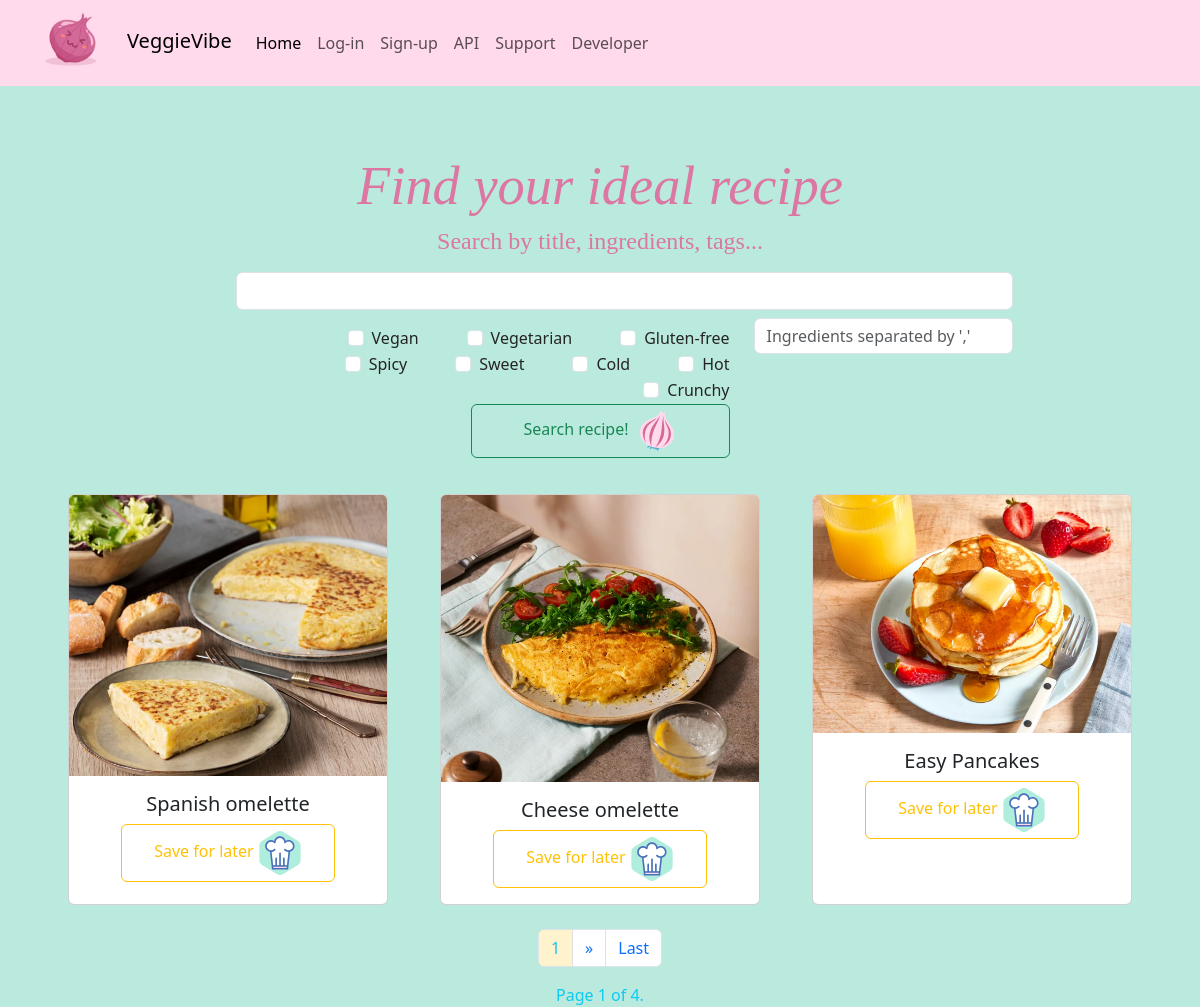
The app's page /, older data.
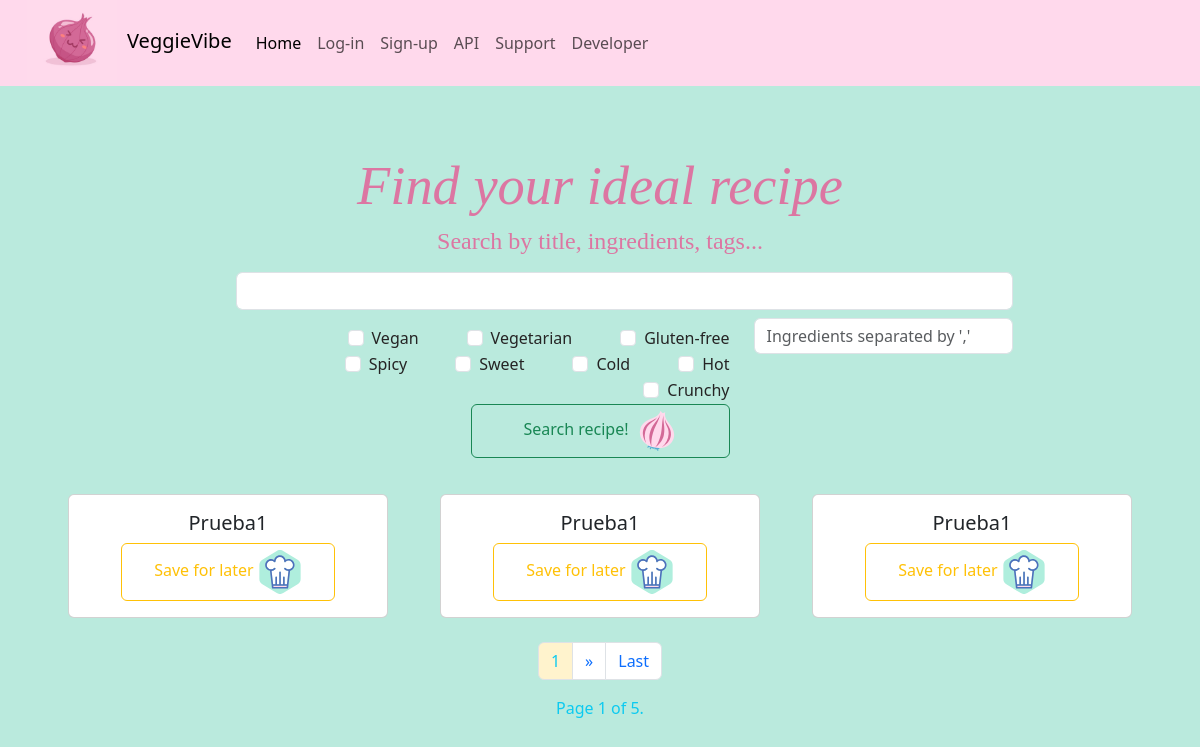
The same page, newer data.
### recipes/models.py (models this page shows, shortened)
class Tag(models.Model):
    name = models.CharField(max_length=50)

class Recipe(models.Model):
    title = models.CharField(max_length=100)
    description = models.TextField()
    ingredients = models.TextField()
    steps = models.TextField()
    tags = models.ManyToManyField('Tag', related_name='recipes', blank=True)
    image = models.ImageField(upload_to='recipes/static/recipes/images',default='recipes/static/recipes/images/general/onion_sad.jfif', blank=True)
    creator = models.ForeignKey(get_user_model(), on_delete=models.CASCADE, related_name='created_recipes')
    created_at = models.DateTimeField(auto_now_add=True)

### recipes/views.py (the view)
# urls.py: path("", views.RecipeListView.as_view(), name="recipe_list"),
class RecipeListView(generic.ListView):
    model = Recipe
    paginate_by = 3
    context_object_name = "recipes"  # your own name for the list as a template variable, default is object_list and you can use both
    def get_context_data(self, **kwargs):
        context = super().get_context_data(**kwargs)
        context["tags"] = Tag.objects.all()
        context["tags_selected"] = self.request.GET.getlist("tag", "")
        query = self.request.GET.copy()
        query.pop('page', None)
        context["url_params"] = query.urlencode() + "&"
        return context
    def get_queryset(self):
        queryset = super().get_queryset()
        search_term = self.request.GET.get("title", "")
        if search_term:
            queryset = queryset.filter(title__icontains=search_term)
        tags_selected = self.request.GET.getlist("tag", "")
        for tag in tags_selected:
            queryset = queryset.filter(tags__name=tag)
        ingredients_selected = self.request.GET.get("ingredients", "").split(",")
        for ingredient in ingredients_selected:
            queryset = queryset.filter(ingredients__icontains=ingredient.strip())
        return queryset.distinct().order_by("-created_at")

### recipes/templates/recipes/recipe_list.html (shortened to what this page needs)
{% extends "base.html" %} {% block content %}
{% load static %}
<main>
  <div class="container text-center">
    <div class="me-5 p-1">
      <h2 class="cormorant pt-3 ms-5">Find your ideal recipe</h2>
      <h4 class="cormorant ms-5">Search by title, ingredients, tags...</h4>
      <form class="mb-3 pt-2 ms-5 container d-flex justify-content-center flex-wrap" method="get">
        <input class="form-control w-75 text-center" type="text" name="title" value="{{ request.GET.title }}"/>
        <div class="d-flex flex-wrap justify-content-lg-end justify-content-md- justify-content-start w-50 mt-3">
          {% for tag in tags %}
          <div class="form-check form-check-inline ms-4 me-4">
            <input class="form-check-input" type="checkbox" name="tag" value="{{ tag.name }}" {% if tag.name in tags_selected %}checked {% endif %} >
            <label class="form-check-label" for="inlineCheckbox1">{{ tag.name }}</label>
          </div>
          {% endfor %}
        </div>
        <input class="form-control w-25 mt-2 h-25" type="text" name="ingredients" value="{{ request.GET.ingredients }}" placeholder="Ingredients separated by ','">
        <button type="submit" class="btn btn-outline-success w-25 me-5 mb-3 ">Search recipe!</button>
        <br>
      </form>
    </div>
  <div class="d-flex flex-wrap justify-content-around">
  {% for recipe in page_obj %}
  <div class="card text-center card-hover" style="width: 20rem;">
    <a href="{% url 'recipes:recipe_detail' recipe.id %}">
    {% if recipe.image %}
    <img src="{{ recipe.image.url }}" class="card-img-top" alt="{{recipe.title}} image" height:"290px">
    {% endif %}
    </a>
    <div class="card-body">
      <h5 class="card-title align-self-start">{{ recipe.title }}</h5>
      <div class="d-flex justify-content-center mb-0">
        <a href="#" class="btn btn-outline-warning w-75">Save for later </a>
      </div>
    </div>
  </div>
  {% endfor %}
  </div>
  {% if object_list %}
  <nav class="mt-4 align-self-end" aria-label="Page navigation">
      <ul class="step-links pagination justify-content-center">
          <li class="page-item current"><a class="page-link bg-warning-subtle text-info" href="?page=1">{{ page_obj.number }}</a></li>
  {% endif %}
          {% if page_obj.has_next %}
              <li class="page-item"><a class="page-link" href="?{{url_params}}page={{ page_obj.next_page_number }}" aria-label="next">&raquo;</a></li>
              <li class="page-item"><a class="page-link" href="?{{url_params}}page={{ page_obj.paginator.num_pages}}"> Last</a></li>
          {% endif %}
        </ul>
      </nav>
      <span class="current justify-content-center pagination text-info align-self-end">
        Page {{ page_obj.number }} of {{ page_obj.paginator.num_pages }}.
      </span>
  </div>
</main>
{% endblock %} ```

Row changes from the older to the newer data that the page shows:
no longer on this page (row unchanged): Recipe: image (picture), title "Spanish omelette"
no longer on this page (row unchanged): Recipe: image (picture), title "Cheese omelette"
no longer on this page (row unchanged): Recipe: image (picture), title "Easy Pancakes"
added Recipe: title "Prueba1"
added Recipe: title "Prueba1"
added Recipe: title "Prueba1"
Text that changed along with them:
{{ page_obj.paginator.num_pages }}: "4" → "5"
